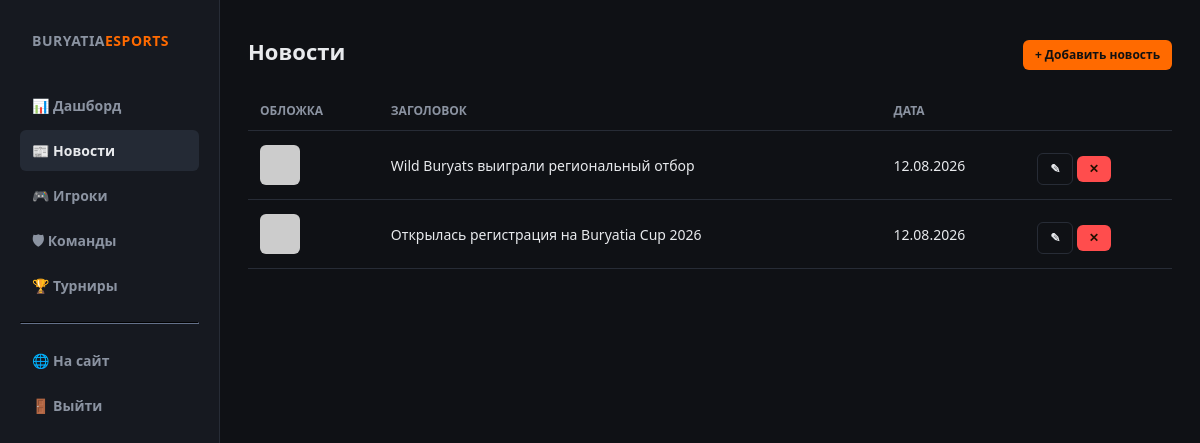
The app's page /admin/news (signed in) with its own data.
### app.py (models this page shows)
class News(db.Model):
    id = db.Column(db.Integer, primary_key=True)
    title = db.Column(db.String(200), nullable=False)
    summary = db.Column(db.String(400))
    content = db.Column(db.Text)
    cover = db.Column(db.String(255))
    published_at = db.Column(db.DateTime, default=datetime.utcnow)

### app.py (the view)
@app.route("/admin/news")
@login_required
def admin_news():
    news = News.query.order_by(News.id.desc()).all()
    return render_template("admin/news.html", news=news)

### app.py (called while the page is built)
@login_manager.user_loader
def load_user(user_id):
    return Admin.query.get(int(user_id))

### templates/admin/news.html (shortened to what this page needs)
{% extends "admin/base_admin.html" %}
{% block admin_content %}
<div class="section-title">
  <h1 style="font-size:22px;margin:0">Новости</h1>
  <label for="modal-add-news" class="btn btn-accent btn-sm">+ Добавить новость</label>
</div>
<table>
  <thead><tr><th>Обложка</th><th>Заголовок</th><th>Дата</th><th></th></tr></thead>
  <tbody>
    {% for n in news %}
    <tr>
      <td><img class="thumb-sm" src="{{ url_for('static', filename=n.cover) if n.cover else 'https://placehold.co/40x40/1b1f28/8b93a1?text=N' }}"></td>
      <td>{{ n.title }}</td>
      <td>{{ n.published_at.strftime('%d.%m.%Y') }}</td>
      <td style="white-space:nowrap">
        <label for="modal-edit-news-{{ n.id }}" class="btn btn-outline btn-sm">✎</label>
        <form method="post" action="{{ url_for('admin_news_delete', news_id=n.id) }}" style="display:inline" onsubmit="return confirm('Удалить новость?')">
          <button class="btn btn-red btn-sm">✕</button>
        </form>
      </td>
    </tr>
    {% else %}
    <tr><td colspan="4" style="color:var(--muted)">Новостей пока нет.</td></tr>
    {% endfor %}
  </tbody>
</table>
{% endblock %}

### static/css/style.css (style rules this page uses)
:root { --bg:#0f1115; --bg-alt:#161920; --card:#1b1f28; --border:#272c36; --text:#e8eaed; --muted:#8b93a1; --accent:#ff6a00; --accent2:#3ea6ff; --green:#3fcf7f; --red:#ff4d4d; }
* { box-sizing:border-box }
body { margin:0; font-family:"Segoe UI",Roboto,Arial,sans-serif; background:var(--bg); color:var(--text); line-height:1.5; }
img { max-width:100%;display:block }
.btn { display:inline-block;padding:9px 18px;border-radius:6px; font-weight:700;font-size:13px;cursor:pointer;border:none; }
.btn-accent { background:var(--accent);color:#111 }
.btn-outline { background:transparent;border:1px solid var(--border);color:var(--text) }
.btn-sm { padding:6px 12px;font-size:12px }
.btn-red { background:var(--red);color:#210 }
.section-title { display:flex;align-items:center;justify-content:space-between; margin-bottom:18px; }
table { width:100%;border-collapse:collapse;font-size:14px }
table th,table td { padding:10px 12px;border-bottom:1px solid var(--border);text-align:left }
table th { color:var(--muted);font-weight:700;font-size:12px;text-transform:uppercase }
label { display:block;font-size:13px;color:var(--muted);margin:12px 0 4px;font-weight:600 }
.thumb-sm { width:40px;height:40px;border-radius:6px;object-fit:cover }

### records on screen
News: title "Wild Buryats выиграли региональный отбор", published_at "12.08.2026"
News: title "Открылась регистрация на Buryatia Cup 2026", published_at "12.08.2026"
